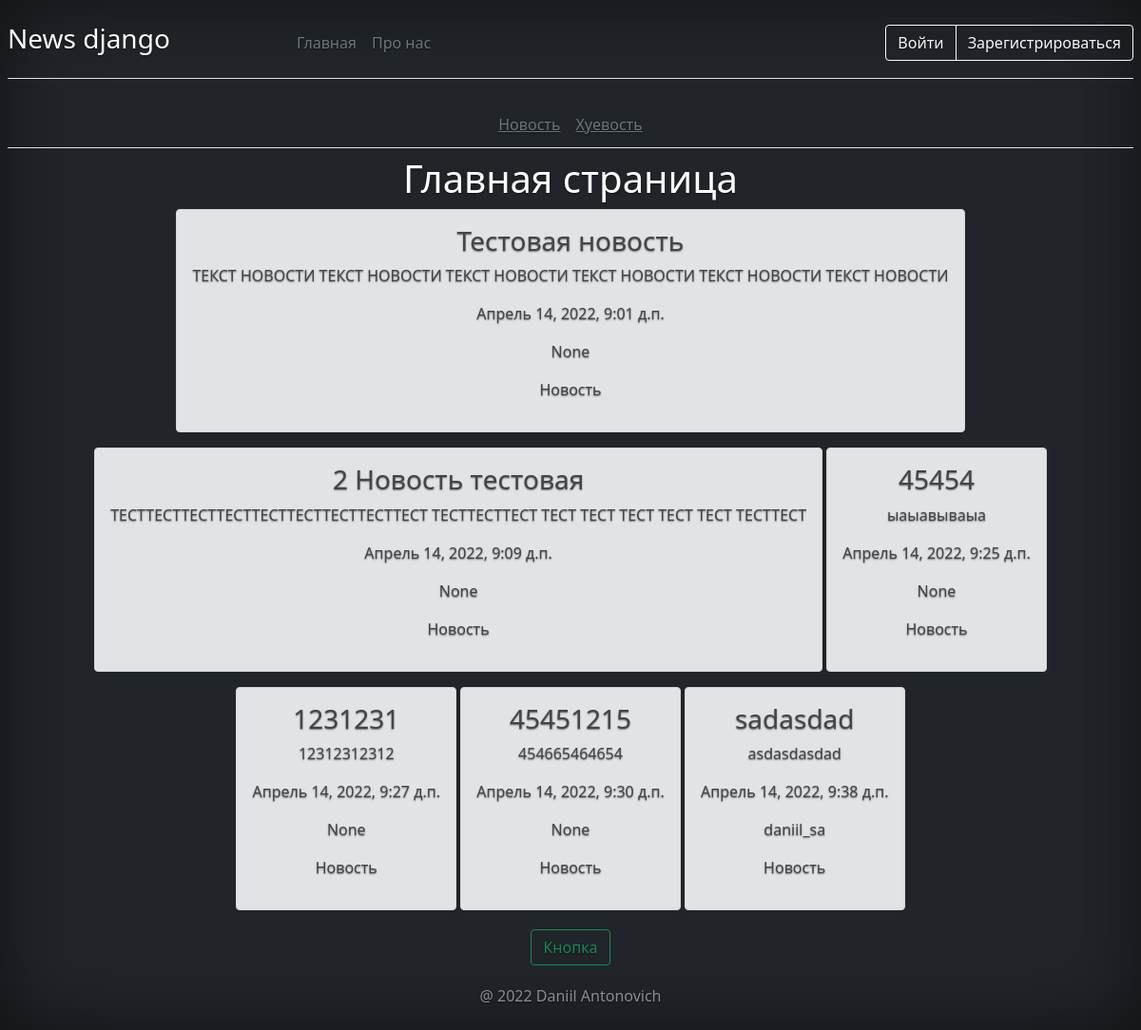
The page /?tag=Новость on the database its author committed.
### app_news/models.py (models this page shows, shortened)
class News(models.Model):
    VERIFICATION_NEWS_CHOICES = (
        ('R', 'Запрос на публикацию отправлен'),
        ('V', 'Опубликована'),
        ('N', 'Отклонено')
    )
    name = models.CharField(max_length=50, verbose_name='Название')
    text = models.TextField(max_length=1000, verbose_name='Содержание')
    dataCreate = models.DateTimeField(default=now, blank=True, verbose_name='Дата создания')
    dateEdit = models.DateTimeField(default=now, blank=True, verbose_name='Дата редактирования')
    moderate = models.CharField(max_length=2, choices=VERIFICATION_NEWS_CHOICES, default='R', blank=True)
    activity = models.BooleanField(default=False, verbose_name='Флаг активности', blank=True)
    tag = models.CharField(default='Новость', max_length=50, verbose_name='Тэг', blank=True)
    author = models.ForeignKey(User, on_delete=models.CASCADE, null=True, blank=True, verbose_name='Автор')

### app_news/views.py (the view)
# urls.py: path('', views.index, name='main'),
def index(request):
    news = News.objects.filter(tag=request.GET.get('tag'))
    tags = News.objects.values('tag').distinct().filter(activity=True)
    return render(request, 'app_news/index.html', {
        'title': 'Главная страница сайта',
        'news': news,
        'tags': tags
    })

### app_news/templates/app_news/index.html (shortened to what this page needs)
{% extends 'app_news/base_dark.html' %}
{% block content %}
    <div class="nav-scroller py-1 mb-2 border-bottom">
        <nav class="nav d-flex justify-content-center">
            {% for t in tags %}
                <a class="p-2 link-secondary" href="?tag={{ t.tag }}">{{ t.tag }}</a>
            {% endfor %}
        </nav>
      </div>
    <main class="px-3">
        <h1>Главная страница</h1>
        {% if news %}
            {% for el in news %}
                {% if el.activity %}
                    <div class="alert alert-secondary" style="cursor:pointer;" onclick="followLink('../../{{ el.id }}/infonews/')">
                        <h3>{{ el.name }}</h3>
                        <p>{{ el.text }}</p>
                        <p>{{ el.dataCreate }}</p>
                        <p>{{ el.author }}</p>
                        <p>{{ el.tag }}</p>
                    </div>
                {% endif%}
            {% endfor %}
        {% else %}
            <p>Нет новостей!</p>
        {% endif%}
        <p class="lead">
          <a href="#" class="btn btn-outline-success m-1">Кнопка</a>
        </p>
      </main>
{% endblock %}

### app_news/templates/app_news/base_dark.html (shortened to what this page needs)
{% load static %}
<!DOCTYPE html>
<html lang="en">
    <head>
        <link href="https://cdn.jsdelivr.net/npm/bootstrap@5.1.3/dist/css/bootstrap.min.css" rel="stylesheet">
        <link rel="stylesheet" href="{% static 'css/stylesheet.css'%}" type="text/css">
    </head>
    <body class="d-flex w-100 h-100 text-center text-white bg-dark">
    <div class="d-flex w-100 h-100 p-2 mx-auto flex-column">
        <header class="d-flex flex-wrap align-items-center justify-content-center justify-content-md-between py-3 mb-4 border-bottom">
            <a href="/" class="d-flex align-items-center col-md-3 mb-1 mb-md-0 text-white text-decoration-none">
                <h3 class="bi me-2">News django</h3>
            </a>
            {% if request.user.is_authenticated %}
            <ul class="nav col-12 col-lg-auto me-lg-auto mb-2 justify-content-center mb-md-0">
                <li><a class="nav-link px-2 text-secondary" href="{% url 'main' %}">Главная</a></li>
                <li><a class="nav-link px-2 text-secondary" href="{% url 'about' %}">Про нас</a></li>
                {% if request.user.profile.Group_user == 'V' %}
                    <li><a class="nav-link px-2 text-secondary" href="{% url 'createNews' %}">Добавить новость</a></li>
                {% endif %}
                {% if request.user.profile.Group_user == 'M' %}
                    <li><a class="nav-link px-2 text-secondary" href="{% url 'createNews' %}">Добавить новость</a></li>
                    <li><a class="nav-link px-2 text-secondary" href="{% url 'verification' %}">Просмотр запросов на верификацию</a></li>
                    <li><a class="nav-link px-2 text-secondary" href="{% url 'moderationNews' %}">Просмотр новостей для публикации</a></li>
                {% endif %}
            </ul>
            <div class="d-flex flex-wrap mb-2 mb-md-0 text-end">
                <span class="badge badge-info">Добро пожаловать на сайт {{request.user.first_name}}</span>
            </div>
                <div class="btn-group" role="group" aria-label="Basic mixed styles example">
                    <a type="button" class="btn btn-outline-light" href="{% url 'profile' %}">Профиль</a>
                    <a type="button" class="btn btn-outline-light" href="{% url 'logout' %}">Выход</a>
                </div>
            {% else %}
            <ul class="nav col-12 col-lg-auto me-lg-auto mb-2 justify-content-center mb-md-0">
                <li><a class="nav-link px-2 text-secondary" href="{% url 'main' %}">Главная</a></li>
                <li><a class="nav-link px-2 text-secondary" href="{% url 'about' %}">Про нас</a></li>
            </ul>
            <div class="d-flex flex-wrap mb-2 mb-md-0 text-end">
                <div class="btn-group" role="group" aria-label="Basic mixed styles example">
                    <a type="button" class="btn btn-outline-light" href="{% url 'login' %}">Войти</a>
                    <a type="button" class="btn btn-outline-light" href="{% url 'register' %}">Зарегистрироваться</a>
                </div>
            </div>
            {% endif %}
        </header>
        {% block content %}{% endblock %}
        <footer class="mt-auto text-white-50">
            <p>@ 2022 Daniil Antonovich</p>
        </footer>
    </div>
</body>

### app_news/static/css/stylesheet.css (style rules this page uses)
body { text-shadow: 0 .05rem .1rem rgba(0, 0, 0, .5); box-shadow: inset 0 0 5rem rgba(0, 0, 0, .5); }
.alert { display: inline-block }

### rows shown on the page
News: name "Тестовая новость", text "ТЕКСТ НОВОСТИ ТЕКСТ НОВОСТИ ТЕКСТ НОВОСТИ ТЕКСТ НОВОСТИ ТЕКСТ НОВОСТИ ТЕКСТ НОВОСТИ", dataCreate "Апрель 14, 2022, 9:01 д.п.", author "None", tag "Новость"
News: name "2 Новость тестовая", text "ТЕСТТЕСТТЕСТТЕСТТЕСТТЕСТТЕСТТЕСТТЕСТ ТЕСТТЕСТТЕСТ ТЕСТ ТЕСТ ТЕСТ ТЕСТ ТЕСТ ТЕСТТЕСТ", dataCreate "Апрель 14, 2022, 9:09 д.п.", author "None", tag "Новость"
News: name "45454", text "ыаыавываыа", dataCreate "Апрель 14, 2022, 9:25 д.п.", author "None", tag "Новость"
News: name "1231231", text "12312312312", dataCreate "Апрель 14, 2022, 9:27 д.п.", author "None", tag "Новость"
News: name "45451215", text "454665464654", dataCreate "Апрель 14, 2022, 9:30 д.п.", author "None", tag "Новость"
News: name "sadasdad", text "asdasdasdad", dataCreate "Апрель 14, 2022, 9:38 д.п.", author "daniil_sa", tag "Новость"

### other values the page prints
{{ t.tag }} "Новость" "Хуевость"
